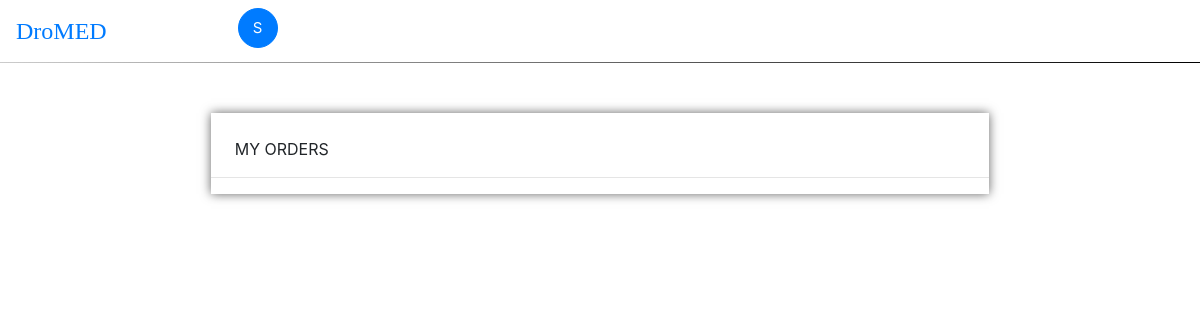
/cmorders/, run on an earlier commit of the app's database.
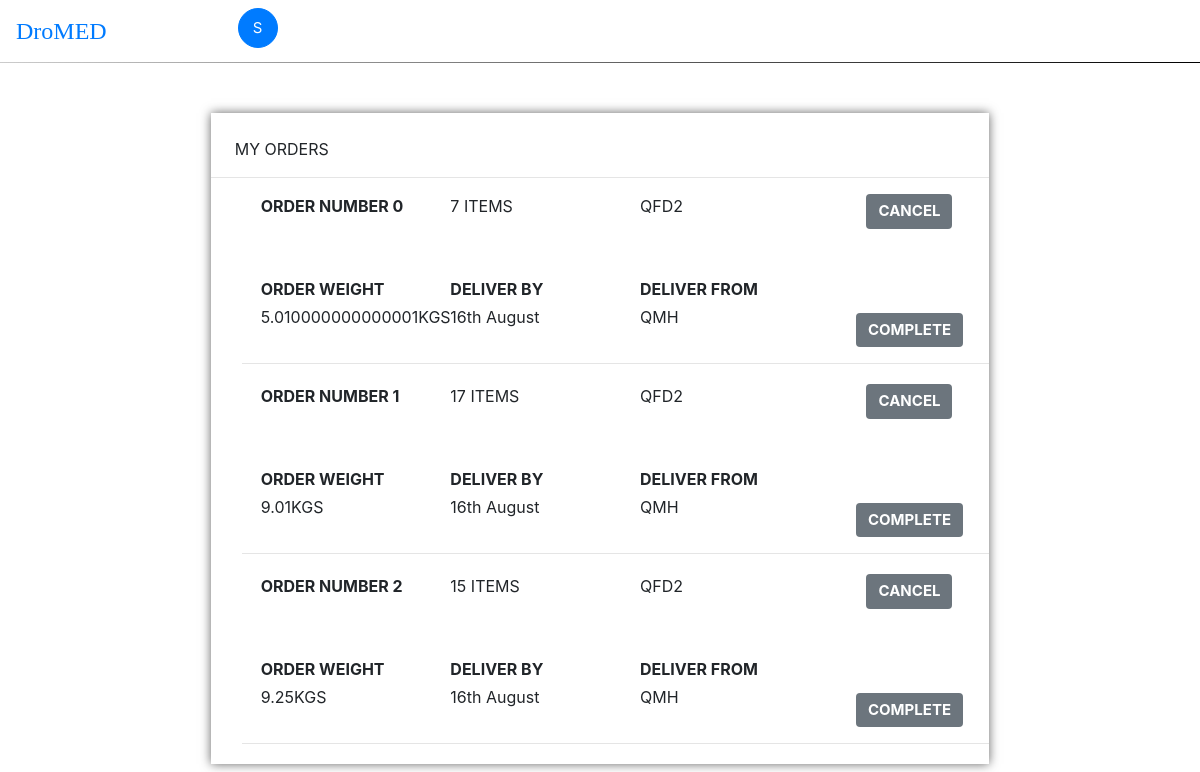
And on a later commit of the database.
### db/models.py (models this page shows)
class Order(models.Model):
    U = "High"
    I = "Medium"
    L = "Low"
    PRIORITY_SET = (
    (U, 'High'),
    (I, 'Medium'),
    (L, 'Low')
    )
    ORDER_STATUS = (
    ('QFP', 'Queued for Processing'),
    ('PBW', 'Processing by Warehouse'),
    ('QFD', 'Queued for Dispatch'),
    ('QFD2', 'Queued for Dispatch2'),
    ('DIS', 'Dispatched'),
    ('DEL', 'Delivered'))
    TYPE_SET = (
    ('N', 'New'),
    ('D', 'Dequeued'))
    lastorder = 0
    orderNo = models.IntegerField()
    assigned = models.BooleanField(default = False)
    priority = models.CharField(max_length=200, choices = PRIORITY_SET, default = U)
    orderStatus = models.CharField(max_length=200, choices = ORDER_STATUS, default = 'QFP')
    weight = models.FloatField(blank = True, null = True)
    datetime= models.DateField(blank = True, null = True)
    noOfItems = models.IntegerField(blank = True, null = True)
    orderType = models.CharField(max_length=200, choices = TYPE_SET, default = 'N')
    clinicManager_location = models.ForeignKey(ClinicLocation, null = True, blank = True, on_delete=models.SET_NULL)
    username = models.CharField(max_length=200, blank = True, null = True, default = 'Shiven')
    deliveryNo = models.ForeignKey(Delivery, on_delete=models.SET_NULL, blank = True, null = True)
    @classmethod
    def create(cls, orderNo, datetime,clinicManager_location, noOfItems = 0, priority = L, orderStatus = 'QFP', weight = 0, username = 'Shiven'):
        order = cls(orderNo = orderNo, noOfItems = noOfItems, clinicManager_location = clinicManager_location,priority = priority, orderStatus = orderStatus, weight = weight, datetime = datetime, username = username);
        return order
    def __str__(self):
        return str(self.orderNo)

### db/views.py (the view)
# urls.py: path('cmorders/', views.cmorders, name = 'cmorders'),
def cmorders(request):
    context_object_name = 'Orders'
    objects = StoredValues.objects.all()
    clinic = ""
    orders = Order.create(0, None, None)
    for obj in objects:
        user = Users.objects.filter(username = obj.username)
        orders = Order.objects.filter(username = obj.username).exclude(orderStatus = 'DEL')
    context = {
        'Orders': orders,
    }
    print(orders)
    return render(request, 'db/cmorders.html', context)

### db/templates/db/cmorders.html (shortened to what this page needs)
{% extends "db/base.html" %}
{% block content %}
{% load static %}
    <div class="row justify-content-md-center ml-3 mr-3">
        <div class="col-md-8 col-sm-8 col-xs-8 pt-4 pl-0 pr-0 orders">
          <text class = "ml-4 mb-2">MY ORDERS</text>
          <hr>
          {% for order in Orders%}
          <div class = "row justify-content-md-center mb-1 ml-3" id = 'Order{{order.orderNo}}'>
            <div class="col-md-12 col-sm-12 col-xs-12">
              <div class="row justify-content-md-center mb-1 ml-1">
                <div class="col-md-3 col-sm-3 col-xs-3">
                  <strong>ORDER NUMBER {{order.orderNo}}</strong>
                </div>
                <div class = "col-md-3 col-sm-3 col-xs-3">
                  {{order.noOfItems}} ITEMS
                </div>
                <div class = "col-md-3 col-sm-3 col-xs-3">
                  {{order.orderStatus}}
                </div>
                <div class="col-md-3 col-sm-3 col-xs-3 text-center">
                  <button type = "button" class = "btn btn-secondary" style = "border:0;font-size: 15px;" id = '{{order.orderNo}}' onclick="cancel(this.id)"><strong>CANCEL</strong></button>
                </div>
              </div>
            <div class="row justify-content-md-center pt-4 ml-1 mt-4">
                <div class="col-md-3 col-sm-3 col-xs-3">
                  <strong>ORDER WEIGHT</strong>
                </div>
                <div class = "col-md-3 col-sm-3 col-xs-3">
                  <strong>DELIVER BY</strong>
                </div>
                <div class="col-md-3 col-sm-2 col-xs-2">
                  <strong>DELIVER FROM</strong>
                </div>
                <div class = "col-md-3 col-sm-3 col-xs-3">
                </div>
            </div>
            <div class="row justify-content-md-center mb-2 pt-1 ml-1">
                <div class="col-md-3 col-sm-3 col-xs-3">
                  {{order.weight}}KGS
                </div>
                <div class = "col-md-3 col-sm-3 col-xs-3">
                  16th August
                </div>
                <div class="col-md-3 col-sm-3 col-xs-3">
                  QMH
                </div>
                <div class = "col-md-3 col-sm-3 col-xs-2 pt-2 text-center" >
                  <button type = "button" class = "btn btn-secondary" style = "border:0;font-size: 15px;" id = '{{order.orderNo}}' onclick="complete(this.id)"><strong>COMPLETE</strong></button>
                </div>
            </div>
            <hr>
          </div>
        </div>
    {% endfor %}
    </div>
  </div>
{% endblock content %}

### db/templates/db/base.html (shortened to what this page needs)
{% load static %}
<!DOCTYPE html>
<html lang="en">
  <head>
    <link rel="stylesheet" href="https://maxcdn.bootstrapcdn.com/bootstrap/4.0.0-alpha.6/css/bootstrap.min.css">
    <link rel="stylesheet" href="{% static 'db/stylesheet.css' %}" type = "text/css">
  </head>
  <body>
    <nav class = "navbar navbar-default" role = "navigation">
      <div class="row">
        <div class="col-md-1 col-sm-1 col-xs-1">
          <div class="navbar-header">
            <a class="navbar-brand" href="#">
              <font size="+2" face = "Optima">
              DroMED</font>
            </a>
          </div>
        </div>
        <div class="col-md-1 col-sm-1 col-xs-1 ml-auto nopadding">
          <div class="dropdown text-center">
            <button type = "button dropdown-toggle dropdown-left" data-toggle = "dropdown"  class = "btn btn-default btn-primary btn-circle">
              S
            </button>
        </div>
        </div>
      </div>
    </nav>
    <span class="line"></span>
    {% block content %}
    {% endblock content %}
  </body>
</html>

### db/static/db/stylesheet.css (style rules this page uses)
.nopadding { padding-left :60px !important; }
.btn-circle { width: 40px; height: 40px; padding: 6px 0px; border-radius: 25px; text-align: center; font-size: 12px; line-height: 1.42857; font-size: 15px; }
.line { display:block; border:none; color:white; height:1px; background:black; background: -webkit-gradient(radial, 100% 0, 0, 100% 0, 1500, from(#000), to(#fff)); }
.orders { display:table; margin:50px 0; box-shadow: 0px 0px 10px rgb(100,100,100); }
text { margin: 10px; }

What changed in the data, as far as the page shows it:
added Order: orderNo "0", noOfItems "7", orderStatus "QFD2", weight "5.010000000000001"
added Order: orderNo "1", noOfItems "17", orderStatus "QFD2", weight "9.01"
added Order: orderNo "2", noOfItems "15", orderStatus "QFD2", weight "9.25"
